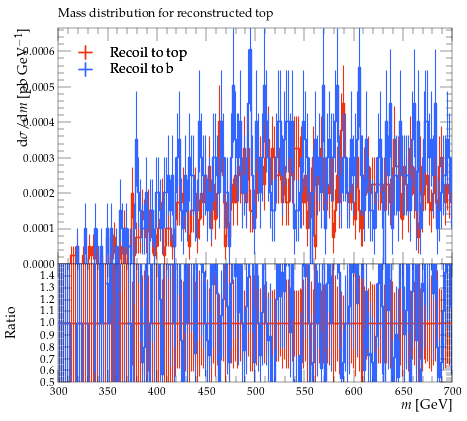

The Python source for this figure:
#! /usr/bin/env python

# This Python script was auto-generated using YODA v2.0.2.
# Analysis object: /MC_TTBAR/onelep_tt_mass
# Timestamp: 31-07-2026 (12:23:23)

import matplotlib as mpl
import matplotlib.pyplot as plt
mpl.use('Agg') # comment out for interactive use
import os
import numpy as np

plotDir = os.path.split(os.path.realpath(__file__))[0]
if 'YODA_USER_PLOT_PATH' in globals():
    plot_outdir = globals()['YODA_USER_PLOT_PATH']
else:
    plot_outdir = plotDir

#plot style
plt.style.use(os.path.join(plotDir, '../default.mplstyle'))
# plot metadata
figW, figH = plt.rcParams['figure.figsize']
ax_xLabel = r'$m$ [GeV]'
ax_yLabel = r'$\mathrm{d}\sigma/\mathrm{d}m$ [pb GeV$^{-1}$]'
ax_title  = r'Mass distribution for reconstructed top'
ax_xScale = 'linear'
ax_yScale = 'linear'
xLims = (300.0, 700.0)
yLims = (0.0, 0.00066648494)

# TeX-friendly labels for the legend
labels = {
    'legend' : ([ r"Recoil to top", r"Recoil to b" ], r""),
}

# Adjust canvas width and height
canvasW = 10.0
canvasH = 9.0
figW *= canvasW/10.
figH *= canvasH/9.

# Create figure and axis objects
fig, (ax, ratio0_ax) = plt.subplots(2, 1, sharex=True,
                  figsize=(figW,figH), gridspec_kw={'height_ratios': (6.0, 3.0)})

# Set figure margins
plt.subplots_adjust(
    left   = 1.0 * plt.rcParams['figure.subplot.left'],
    right  = 1.0 * plt.rcParams['figure.subplot.right'],
    top    = 1.0 * plt.rcParams['figure.subplot.top'],
    bottom = 1.0 * plt.rcParams['figure.subplot.bottom'])

ratio0_ax.yaxis.set_major_locator(mpl.ticker.MultipleLocator(0.1))
ratio0_ax.set_ylim(0.5, 1.4999)
ratio0_ax.set_ylabel('Ratio')

# the numerical data is stored in a separate file
dataf = dict()
prefix = os.path.split(__file__)[0]
if prefix:    prefix = prefix + '/'
exec(open(prefix+'onelep_tt_mass__data.py').read(), dataf)


legend_handles = dict() # keep track of handles for the legend

# style options for curves
# starts at zorder>=5 to draw curve on top of legend
styles = {
  'recoil_t': {
    'color' : '#EE3311',
    'linestyle' : '-',
    'linewidth' : 1,
    'marker' : 'none',
    'markersize' : 2,
    'capsize' : 0.0,
    'zorder' : 5,
    'histstyle' : 1,
    'drawstyle' : 'steps-pre',
    'xerrorbars' : 1,
    'yerrorbars' : 1,
    'fillcolor' : None,
    'fillopacity' : 1.0,
    'ratio0_linestyle' : '-',
    'ratio0_linewidth' : 1,
    'ratio0_marker' : 'none',
    'ratio0_markersize' : 2,
    'ratio0_capsize' : 0.0,
    'ratio0_zorder' : 5,
    'ratio0_histstyle' : 1,
    'ratio0_drawstyle' : 'steps-pre',
    'ratio0_xerrorbars' : 1,
    'ratio0_yerrorbars' : 1,
  },
  'recoil_b': {
    'color' : '#3366FF',
    'linestyle' : '-',
    'linewidth' : 1,
    'marker' : 'none',
    'markersize' : 2,
    'capsize' : 0.0,
    'zorder' : 6,
    'histstyle' : 1,
    'drawstyle' : 'steps-pre',
    'xerrorbars' : 1,
    'yerrorbars' : 1,
    'fillcolor' : None,
    'fillopacity' : 1.0,
    'ratio0_linestyle' : '-',
    'ratio0_linewidth' : 1,
    'ratio0_marker' : 'none',
    'ratio0_markersize' : 2,
    'ratio0_capsize' : 0.0,
    'ratio0_zorder' : 6,
    'ratio0_histstyle' : 1,
    'ratio0_drawstyle' : 'steps-pre',
    'ratio0_xerrorbars' : 1,
    'ratio0_yerrorbars' : 1,
  },
}

# curve from input yoda files in main panel
for label, yvals in dataf['yvals'].items():
    if all(np.isnan(v) for v in dataf['yvals'][label]):
        continue
    tmp = None
    if styles[label]['histstyle']: # draw as histogram
        xpos = dataf['xedges'][label] if styles[label]['drawstyle'] else dataf['xpoints'][label]
        ypos = np.insert(yvals, 0, yvals[0]) if styles[label]['drawstyle'] else yvals
        if styles[label]['fillcolor']: # fill area below curve
            ax.fill_between(xpos, ypos, step='pre',
                            color=styles[label]['fillcolor'],
                            alpha=styles[label]['fillopacity'])
        tmp, = ax.plot(xpos, ypos,
                       color=styles[label]['color'],
                       linestyle=styles[label]['linestyle'],
                       linewidth=styles[label]['linewidth'],
                       drawstyle=styles[label]['drawstyle'], solid_joinstyle='miter',
                       zorder=styles[label]['zorder'], label=label)
    tmp = ax.errorbar(dataf['xpoints'][label], yvals,
                      xerr=np.array(dataf['xerrs'][label])*styles[label]['xerrorbars'],
                      yerr=np.array(dataf['yerrs'][label])*styles[label]['yerrorbars'],
                      fmt=styles[label]['marker'], capsize=styles[label]['capsize'],
                      markersize=styles[label]['markersize'],
                      ecolor=styles[label]['color'],
                      color=styles[label]['color'], zorder=styles[label]['zorder'])
    tmp[-1][0].set_linestyle(styles[label]['linestyle'])
    tmp[-1][0].set_linewidth(styles[label]['linewidth'])
    if label in dataf['add_legend_handle']:  legend_handles[label] = tmp
    for varLabel in dataf['variation_yvals'].keys():
        if varLabel.startswith(label):
            tmp, = ax.plot(dataf['xedges'][label], dataf['variation_yvals'][varLabel],
                           color=styles[label]['color'],
                           linestyle=styles[label]['linestyle'],
                           linewidth=styles[label]['linewidth'],
                           drawstyle='steps-pre', solid_joinstyle='miter',
                           zorder=styles[label]['zorder'], alpha=0.5)


# plots on ratio panel
# curve from input yoda files in ratio panel
for label, yvals in dataf['ratio0_yvals'].items():
    if all(np.isnan(v) for v in yvals):
        continue
    if styles[label]['ratio0_histstyle']: # plot as histogram
        xpos = dataf['xedges']['recoil_t'] if styles[label]['ratio0_drawstyle'] else dataf['xpoints']['recoil_t']
        ypos = np.insert(yvals, 0, yvals[0]) if styles[label]['ratio0_drawstyle'] else yvals
        ratio0_ax.plot(xpos, ypos,
                       color=styles[label]['color'],
                       linewidth=styles[label]['linewidth'],
                       linestyle=styles[label]['ratio0_linestyle'],
                       drawstyle=styles[label]['ratio0_drawstyle'], zorder=styles[label]['zorder'],
                       solid_joinstyle='miter')
    tmp = ratio0_ax.errorbar(dataf['xpoints']['recoil_t'], yvals,
                             xerr=np.array(dataf['ref_xerrs'])*styles[label]['ratio0_xerrorbars'],
                             yerr=np.array(dataf['ratio0_yerrs'][label])*styles[label]['ratio0_yerrorbars'],
                             fmt=styles[label]['ratio0_marker'], capsize=styles[label]['ratio0_capsize'],
                             markersize=styles[label]['ratio0_markersize'],
                             ecolor=styles[label]['color'],
                             color=styles[label]['color'])
    tmp[-1][0].set_linestyle(styles[label]['ratio0_linestyle'])
    tmp[-1][0].set_linewidth(styles[label]['ratio0_linewidth'])

    for varlabel in dataf['ratio0_variation_vals'].keys():
        if varlabel.startswith(label):
            ratio0_ax.plot(dataf['xedges']['recoil_t'],
                            dataf['ratio0_variation_vals'][varlabel],
                            color=styles[label]['color'],
                            linestyle=styles[label]['linestyle'],
                            linewidth=styles[label]['linewidth'],
                            drawstyle='steps-pre', solid_joinstyle='miter',
                            zorder=1, alpha=0.5)

legend_items = list(legend_handles.values())
ax.add_artist(ax.legend(legend_items,
                        labels['legend'][0],
                        title=labels['legend'][1],
                        alignment='left',
                        loc='upper left',
                        bbox_to_anchor=(0.0, 0.97)))

# set plot metadata as defined above
ratio0_ax.set_xlabel(ax_xLabel)
ratio0_ax.xaxis.set_label_coords(1., -0.15)
ax.set_ylabel(ax_yLabel, ha='right', va='top')
ax.yaxis.set_label_coords(-0.11, 1.0)
ax.set_title(ax_title, loc='left')
ax.set_xscale(ax_xScale)
ax.set_yscale(ax_yScale)
ax.set_xlim(xLims)
ax.set_ylim(yLims)

# tick formatting
plt.rcParams['xtick.top'] = True
plt.rcParams['ytick.right'] = True
fig.align_ylabels((ax, ratio0_ax))
plt.savefig(os.path.join(plot_outdir, 'onelep_tt_mass.pdf'), format='PDF')
plt.savefig(os.path.join(plot_outdir, 'onelep_tt_mass.png'), format='PNG')

plt.close(fig)
